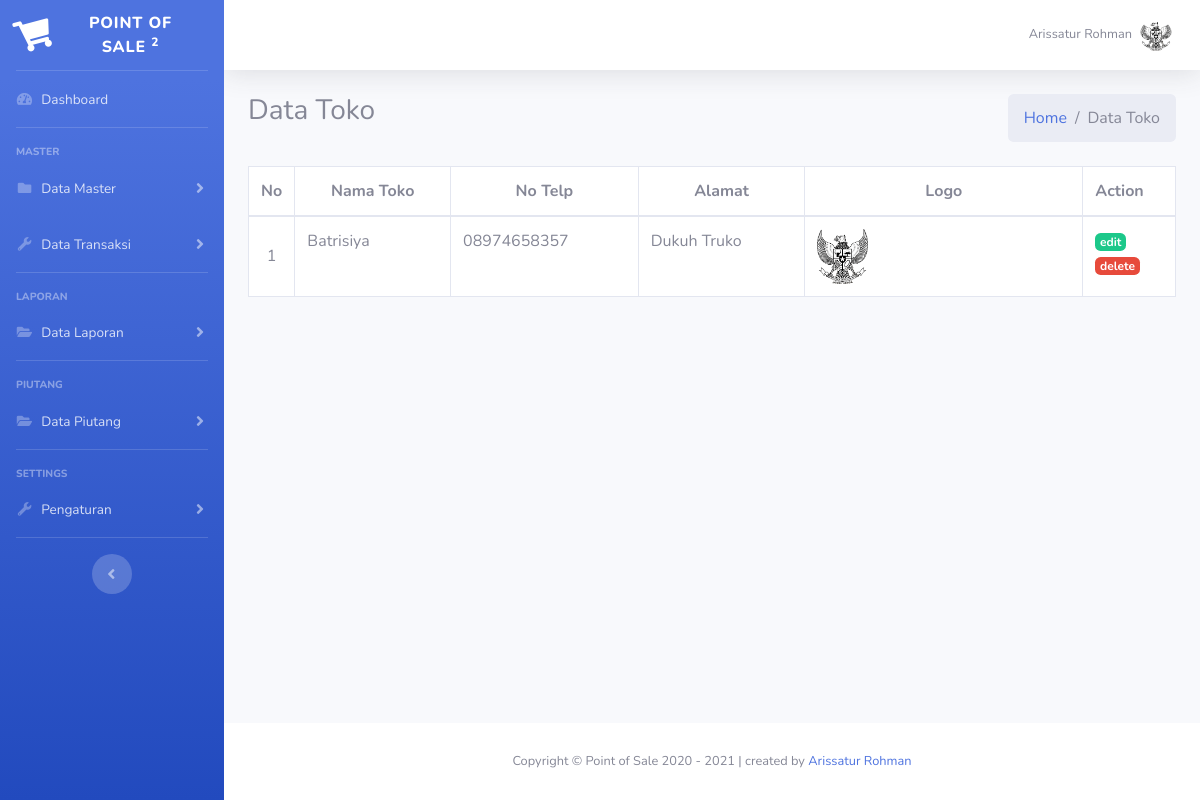
/index.php?page=brand (signed in), run on an earlier commit of the app's database.
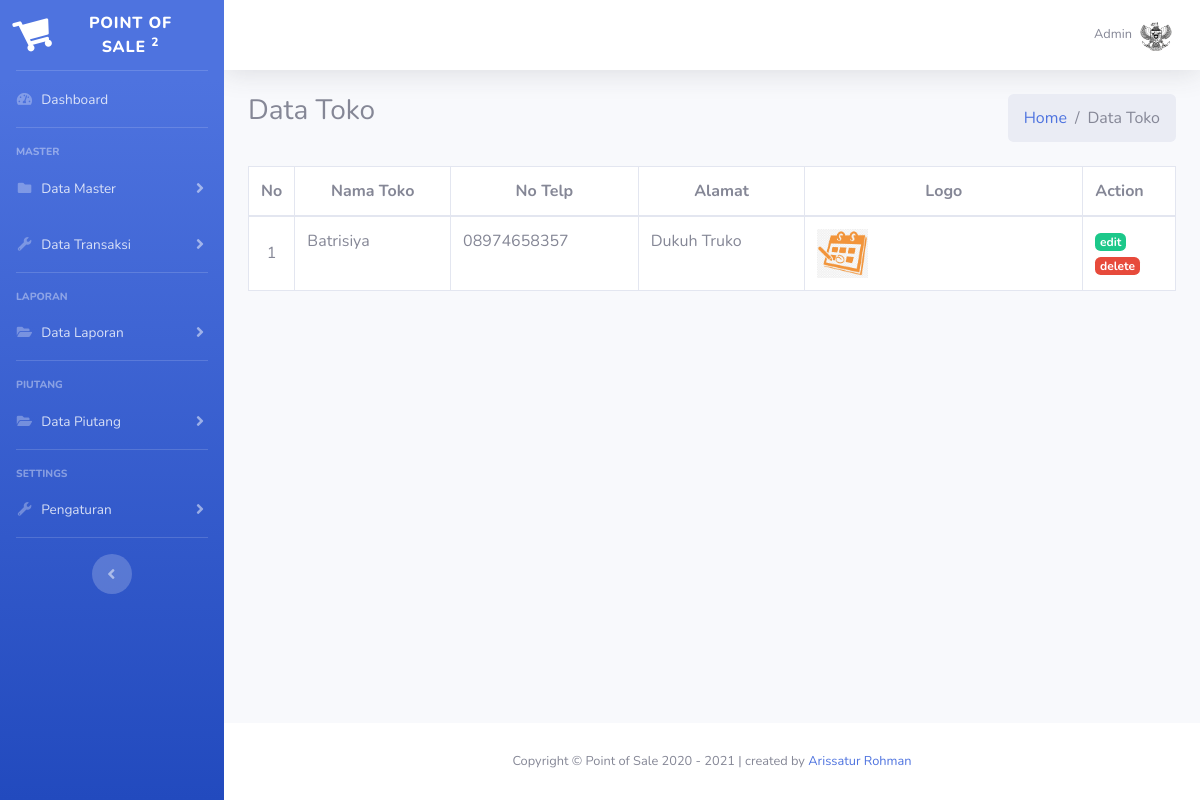
And on a later commit of the database.
### tables this page shows
CREATE TABLE `tb_toko` (
  `id_toko` int(11) NOT NULL,
  `nama_toko` varchar(50) NOT NULL,
  `no_telp` varchar(20) NOT NULL,
  `alamat` text NOT NULL,
  `logo_toko` varchar(100) NOT NULL
);

### index.php (the view, shortened to what this page needs)
<?php
include("inc/config.php");
$uri_path = "//$_SERVER[HTTP_HOST]$_SERVER[REQUEST_URI]";
$uri_segments = explode('/', $uri_path);
?>
<!DOCTYPE html>
<html lang="en">
<head>
  <link href="vendor/fontawesome-free/css/all.min.css" rel="stylesheet" type="text/css">
  <link href="css/sb-admin-2.min.css" rel="stylesheet">
  <link href="vendor/datatables/dataTables.bootstrap4.min.css" rel="stylesheet">
</head>
<body id="page-top">
  <div id="wrapper">
    <ul class="navbar-nav bg-gradient-primary <?php if ($uri_segments[4] == "index.php?page=penjualan") {echo 'toggled';}else{echo '';} ?> sidebar sidebar-dark accordion" id="accordionSidebar">
      <a class="sidebar-brand d-flex align-items-center justify-content-center" href="index.php">
        <div class="sidebar-brand-icon rotate-n-15">
          <i class="fas fa-shopping-cart"></i>
        </div>
        <div class="sidebar-brand-text mx-3">Point of Sale <sup>2</sup></div>
      </a>
      <hr class="sidebar-divider my-0">
      <li class="nav-item <?php if ($uri_segments[4] == "index.php") {echo 'active';} ?>">
        <a class="nav-link" href="index.php">
          <i class="fas fa-fw fa-tachometer-alt"></i>
          <span>Dashboard</span></a>
      </li>
      <hr class="sidebar-divider">
      <div class="sidebar-heading">
        Master
      </div>
      <li class="nav-item
      <?php
        if ($uri_segments[4] == "index.php?page=barang") {echo 'active';}
        elseif ($uri_segments[4] == "index.php?page=pelanggan") {echo 'active';}
        elseif ($uri_segments[4] == "index.php?page=level") {echo 'active';}
      ?>">
        <a class="nav-link collapsed" href="#" data-toggle="collapse" data-target="#collapseTwo" aria-expanded="true" aria-controls="collapseTwo">
          <i class="fas fa-fw fa-folder"></i>
          <span>Data Master</span>
        </a>
      </li>
      <li class="nav-item
      <?php
        if ($uri_segments[4] == "index.php?page=beli") {echo 'active';}
        elseif ($uri_segments[4] == "index.php?page=penjualan") {echo 'active';}
      ?>">
        <a class="nav-link collapsed" href="#" data-toggle="collapse" data-target="#collapseUtilities" aria-expanded="true" aria-controls="collapseUtilities">
          <i class="fas fa-fw fa-wrench"></i>
          <span>Data Transaksi</span>
        </a>
      </li>
      <hr class="sidebar-divider">
      <div class="sidebar-heading">
        Laporan
      </div>
      <li class="nav-item
      <?php
        if ($uri_segments[4] == "index.php?page=top_omzet") {echo 'active';}
        elseif ($uri_segments[4] == "index.php?page=lap_penjualan") {echo 'active';}
      ?>">
        <a class="nav-link collapsed" href="#" data-toggle="collapse" data-target="#collapsePages" aria-expanded="true" aria-controls="collapsePages">
          <i class="fas fa-fw fa-folder-open"></i>
          <span>Data Laporan</span>
        </a>
      </li>
      <hr class="sidebar-divider">
      <div class="sidebar-heading">
        Piutang
      </div>
      <li class="nav-item
      <?php
        if ($uri_segments[4] == "index.php?page=piutang") {echo 'active';}
      ?>">
        <a class="nav-link collapsed" href="#" data-toggle="collapse" data-target="#piutang" aria-expanded="true" aria-controls="collapsePages">
          <i class="fas fa-fw fa-folder-open"></i>
          <span>Data Piutang</span>
        </a>
      </li>
      <hr class="sidebar-divider">
      <div class="sidebar-heading">
        Settings
      </div>
      <li class="nav-item
      <?php
        if ($uri_segments[4] == "index.php?page=brand") {echo 'active';}
        elseif ($uri_segments[4] == "index.php?page=user") {echo 'active';}
      ?>">
        <a class="nav-link collapsed" href="#" data-toggle="collapse" data-target="#collapseSetting" aria-expanded="true" aria-controls="collapseSetting">
          <i class="fas fa-fw fa-wrench"></i>
          <span>Pengaturan</span>
        </a>
      </li>
      <hr class="sidebar-divider d-none d-md-block">
      <div class="text-center d-none d-md-inline">
        <button class="rounded-circle border-0" id="sidebarToggle"></button>
      </div>
    </ul>
    <div id="content-wrapper" class="d-flex flex-column">
      <div id="content">
        <nav class="navbar navbar-expand navbar-light bg-white topbar mb-4 static-top shadow">
          <ul class="navbar-nav ml-auto">
            <li class="nav-item dropdown no-arrow">
              <a class="nav-link dropdown-toggle" href="#" id="userDropdown" role="button" data-toggle="dropdown" aria-haspopup="true" aria-expanded="false">
                <span class="mr-2 d-none d-lg-inline text-gray-600 small"><?= $_SESSION['nama_user']; ?></span>
                <img class="img-profile rounded-circle" src="img/09032021155951garuda.png">
              </a>
            </li>
          </ul>
        </nav>
        <div class="container-fluid">
          <?php
          $page = $_GET['page'];
          $aksi = $_GET['aksi'];
          if ($page == "barang") {
            if ($aksi == "") {
              include('page/barang/barang.php');
            } elseif ($aksi == "add") {
              include('page/barang/add.php');
            } elseif ($aksi == "edit") {
              include('page/barang/edit.php');
            } elseif ($aksi == "delete") {
              include('page/barang/delete.php');
            }
          } elseif ($page == "piutang") {
            if ($aksi == "") {
              include('page/piutang/piutang.php');
            } elseif ($aksi == "edit") {
              include('page/piutang/edit.php');
            }
          } elseif ($page == "top_omzet") {
            if ($aksi == "") {
              include('page/laporan/top_omzet.php');
            } elseif ($aksi == "omzet_detail") {
              include('page/laporan/omzet_detail.php');
            }
          }elseif ($page == "brg_habis") {
            if ($aksi == "") {
              include('page/laporan/lap_brg_habis.php');
            }
          } elseif ($page == "brand") {
            if ($aksi == "") {
              include('page/brand/brand.php');
            } elseif ($aksi == "add") {
              include('page/brand/add.php');
            } elseif ($aksi == "edit") {
              include('page/brand/edit.php');
            } elseif ($aksi == "delete") {
              include('page/brand/delete.php');
            }
          } elseif ($page == "") {
            include "dashboard.php";
          } else {
            echo "Halaman tidak ditemukan";
          }
          ?>
        </div>
      </div>
      <footer class="sticky-footer bg-white">
        <div class="container my-auto">
          <div class="copyright text-center my-auto">
            <span>Copyright &copy; Point of Sale 2020 - <?= $th = date('Y'); ?> | created by <a href="https://github.com/arissaturrohman/">Arissatur Rohman</a></span>
          </div>
        </div>
      </footer>
    </div>
  </div>
</body>
</html>

### page/brand/brand.php
<section class="content-header">
    <div class="row mb-2">
        <div class="col-sm-6">
            <h3>Data Toko</h3>
        </div>
        <div class="col-sm-6">
            <ol class="breadcrumb float-sm-right">
                <li class="breadcrumb-item"><a href="index.php">Home</a></li>
                <li class="breadcrumb-item active">Data Toko</li>
            </ol>
        </div>
    </div>
</section>
<section class="content">
    <table id="example1" class="table table-bordered table-hover bg-white">
        <thead>
            <tr>
                <th class="align-middle text-center" width="5%">No</th>
                <th class="align-middle text-center">Nama Toko</th>
                <th class="align-middle text-center">No Telp</th>
                <th class="align-middle text-center">Alamat</th>
                <th class="align-middle text-center" width="30%">Logo</th>
                <th class="align-middle" width="10%">Action</th>
            </tr>
        </thead>
        <tbody>
            <?php
            $no = 1;
            $sql = $conn->query("SELECT * FROM tb_toko");
            while ($data = $sql->fetch_assoc()) {
            ?>
                <tr>
                    <td class="align-middle text-center"><?= $no++; ?></td>
                    <td><?= $data['nama_toko']; ?></td>
                    <td><?= $data['no_telp']; ?></td>
                    <td><?= $data['alamat']; ?></td>
                    <td>
                        <img src="img/<?= $data['logo_toko']; ?>" width="20%" alt="">
                    </td>
                    <td>
                        <a href="?page=brand&aksi=edit&id=<?= $data['id_toko']; ?>" class="badge badge-success">edit</a>
                        <a href="?page=brand&aksi=delete&id=<?= $data['id_toko']; ?>" name="delete" onclick="return confirm('Apakah anda yakin menghapus data ini...?')" class="badge badge-danger">delete</a>
                    </td>
                </tr>
            <?php } ?>
        </tbody>
    </table>
</section>

What changed in the data, as far as the page shows it:
changed tb_toko "Batrisiya": logo_toko: a different picture
Also different on the page:
$_SESSION['nama_user']: "Arissatur Rohman" → "Admin"
